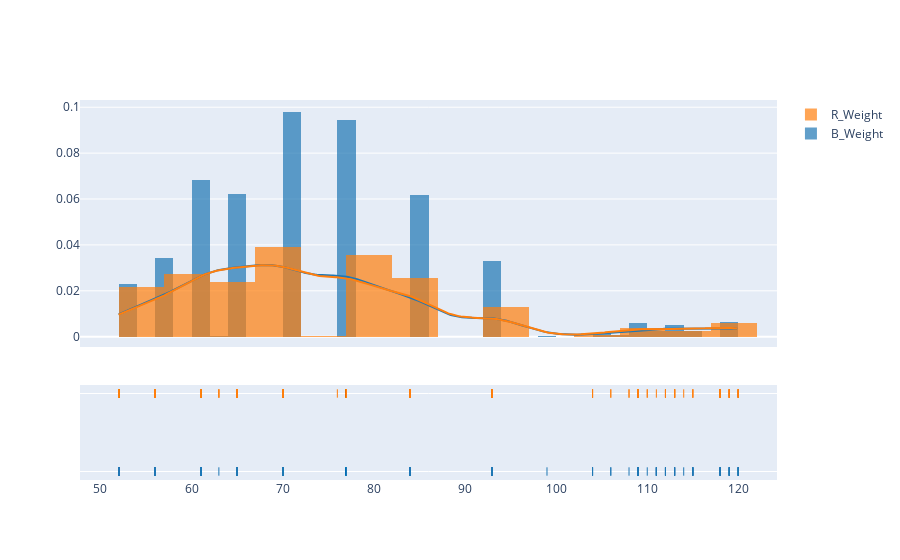

Notebook code cell kept with this figure:
### Code cell
import plotly.figure_factory as ff
import numpy as np

# Add histogram data
x1 = ufc.B_Weight
x2 = ufc.R_Weight

# Group data together
hist_data = [x1, x2]

group_labels = ['B_Weight', 'R_Weight']

# Create distplot with custom bin_size
fig = ff.create_distplot(hist_data, group_labels, bin_size=[0, 5, 10])
fig.show()

### Figure 1 — Plotly figure (JSON) as saved in the notebook; plotly's stock layout.template omitted (floating-point values rounded to 4 significant figures; data arrays with more than 128 entries replaced by an {"elided": "..."} marker saying what was removed)
{"data": [{"autobinx": false, "histnorm": "probability density", "legendgroup": "B_Weight", "marker": {"color": "rgb(31, 119, 180)"}, "name": "B_Weight", "opacity": 0.7, "type": "histogram", "x": {"elided": "1460 int values"}, "xaxis": "x", "xbins": {"end": 120, "size": 0, "start": 52}, "yaxis": "y"}, {"autobinx": false, "histnorm": "probability density", "legendgroup": "R_Weight", "marker": {"color": "rgb(255, 127, 14)"}, "name": "R_Weight", "opacity": 0.7, "type": "histogram", "x": {"elided": "1460 int values"}, "xaxis": "x", "xbins": {"end": 120, "size": 5, "start": 52}, "yaxis": "y"}, {"legendgroup": "B_Weight", "marker": {"color": "rgb(31, 119, 180)"}, "mode": "lines", "name": "B_Weight", "showlegend": false, "type": "scatter", "x": {"elided": "500 float values"}, "xaxis": "x", "y": {"elided": "500 float values"}, "yaxis": "y"}, {"legendgroup": "R_Weight", "marker": {"color": "rgb(255, 127, 14)"}, "mode": "lines", "name": "R_Weight", "showlegend": false, "type": "scatter", "x": {"elided": "500 float values"}, "xaxis": "x", "y": {"elided": "500 float values"}, "yaxis": "y"}, {"legendgroup": "B_Weight", "marker": {"color": "rgb(31, 119, 180)", "symbol": "line-ns-open"}, "mode": "markers", "name": "B_Weight", "showlegend": false, "type": "scatter", "x": {"elided": "1460 int values"}, "xaxis": "x", "y": {"elided": "1460 str values"}, "yaxis": "y2"}, {"legendgroup": "R_Weight", "marker": {"color": "rgb(255, 127, 14)", "symbol": "line-ns-open"}, "mode": "markers", "name": "R_Weight", "showlegend": false, "type": "scatter", "x": {"elided": "1460 int values"}, "xaxis": "x", "y": {"elided": "1460 str values"}, "yaxis": "y2"}], "layout": {"barmode": "overlay", "hovermode": "closest", "legend": {"traceorder": "reversed"}, "xaxis": {"anchor": "y2", "domain": [0, 1], "zeroline": false}, "yaxis": {"anchor": "free", "domain": [0.35, 1], "position": 0}, "yaxis2": {"anchor": "x", "domain": [0, 0.25], "dtick": 1, "showticklabels": false}}}
